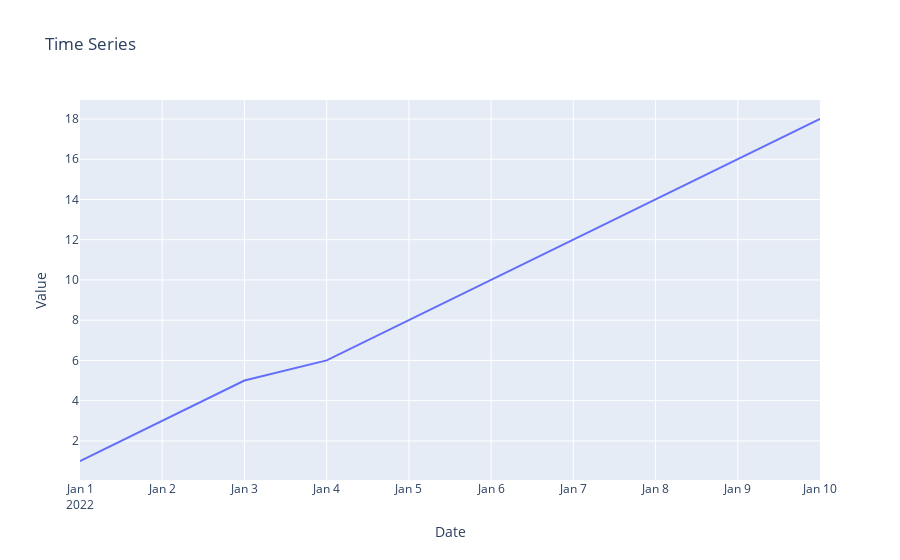

Source (notebook cell):
### Code cell
import pandas as pd
import plotly.offline as pyo
pyo.init_notebook_mode(connected=True)

import plotly.express as px

# Sample data
data = {
    'Date': pd.date_range(start='2022-01-01', periods=10, freq='D'),
    'Value': [1, 3, 5, 6, 8, 10, 12, 14, 16, 18]
}

# Creating a DataFrame
df = pd.DataFrame(data)

# Plotting using Plotly
fig = px.line(df, x='Date', y='Value', title='Time Series')
fig.show()

### Figure 1 — Plotly figure (JSON) as saved in the notebook; plotly's stock layout.template omitted (floating-point values rounded to 4 significant figures)
{"data": [{"hovertemplate": "Date=%{x}<br>Value=%{y}<extra></extra>", "legendgroup": "", "line": {"color": "#636efa", "dash": "solid"}, "marker": {"symbol": "circle"}, "mode": "lines", "name": "", "orientation": "v", "showlegend": false, "type": "scatter", "x": ["2022-01-01T00:00:00", "2022-01-02T00:00:00", "2022-01-03T00:00:00", "2022-01-04T00:00:00", "2022-01-05T00:00:00", "2022-01-06T00:00:00", "2022-01-07T00:00:00", "2022-01-08T00:00:00", "2022-01-09T00:00:00", "2022-01-10T00:00:00"], "xaxis": "x", "y": [1, 3, 5, 6, 8, 10, 12, 14, 16, 18], "yaxis": "y"}], "layout": {"autosize": true, "legend": {"tracegroupgap": 0}, "title": {"text": "Time Series"}, "xaxis": {"anchor": "y", "autorange": true, "domain": [0, 1], "range": ["2022-01-01", "2022-01-10"], "title": {"text": "Date"}, "type": "date"}, "yaxis": {"anchor": "x", "autorange": true, "domain": [0, 1], "range": [0.05556, 18.94], "title": {"text": "Value"}, "type": "linear"}}}
